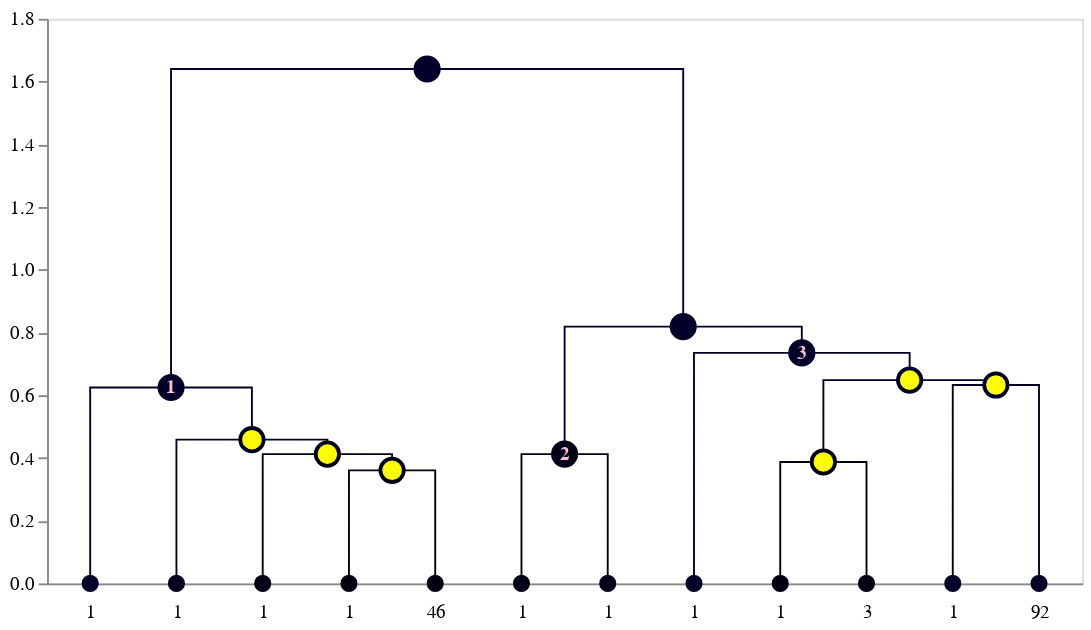

Notebook code for this chart:
### Markdown cell above
## Changing default text colors

Default colors of nodes and links are defined in `idendrogram.containers.ClusterNode` and  `idendrogram.containers.ClusterLink`. You can either set different defaults in advance or post-process after the dendrogram is created.

### Setting different defaults

The easiest way to change defaults is by defining a new dataclass with appropriate values and passing it to the `idendrogram()` constructor.

### Code cell
from idendrogram.containers import ClusterNode
from dataclasses import dataclass

@dataclass
class MyNode(ClusterNode):
    labelcolor: str = 'pink'
    edgecolor: str = 'orange'
    fillcolor: str = 'yellow'

idd = idendrogram.idendrogram(node_factory=lambda x:  MyNode(**x))
idd.set_cluster_info(cl_data)

# make nodes black-ish otherwise
node_painter = lambda _, linkage_id: '#{:02x}{:02x}{:02x}'.format(
    0, 
    0,
    (linkage_id) % 255,  
)

#create a dendrogram object
dendrogram = idd.create_dendrogram(link_color_func=node_painter)
to_altair(dendrogram=dendrogram, height=200, width=629)

### Figure 1 — Vega-Lite specification as saved in the notebook (floating-point values rounded to 4 significant figures)
{"layer": [{"data": {"name": "data-353c69cca3680ebf68a51c6b1b634c33"}, "mark": "line", "encoding": {"color": {"field": "fillcolor", "legend": null, "scale": null, "type": "nominal"}, "detail": {"field": "index", "type": "quantitative"}, "order": {"field": "_order_helper", "type": "quantitative"}, "strokeDash": {"field": "strokedash", "legend": null, "scale": null, "type": "nominal"}, "strokeOpacity": {"field": "strokeopacity", "legend": null, "scale": null, "type": "quantitative"}, "strokeWidth": {"field": "strokewidth", "legend": null, "scale": null, "type": "quantitative"}, "x": {"axis": {"grid": false, "labelAngle": 0, "labelExpr": "datum.value == 5.0 ? '1' : datum.value == 15.0 ? '1' : datum.value == 25.0 ? '1' : datum.value == 35.0 ? '1' : datum.value == 45.0 ? '46' : datum.value == 55.0 ? '1' : datum.value == 65.0 ? '1' : datum.value == 75.0 ? '1' : datum.value == 85.0 ? '1' : datum.value == 95.0 ? '3' : datum.value == 105.0 ? '1' : datum.value == 115.0 ? '92' : ''", "labelPadding": 10, "orient": "bottom", "ticks": false, "values": [5.0, 15.0, 25.0, 35.0, 45.0, 55.0, 65.0, 75.0, 85.0, 95.0, 105.0, 115.0]}, "field": "x", "title": null, "type": "quantitative"}, "y": {"axis": {"grid": false}, "field": "y", "scale": {"reverse": false, "type": "linear"}, "title": null, "type": "quantitative"}}}, {"layer": [{"layer": [{"mark": "point", "encoding": {"fill": {"field": "fillcolor", "scale": null, "type": "nominal"}, "opacity": {"field": "opacity", "scale": null, "type": "quantitative"}, "size": {"field": "size", "scale": null, "type": "quantitative"}, "stroke": {"field": "edgecolor", "scale": null, "type": "nominal"}, "tooltip": {"field": "hovertext", "type": "nominal"}, "x": {"axis": {"grid": false, "labelAngle": 0, "labelExpr": "datum.value == 5.0 ? '1' : datum.value == 15.0 ? '1' : datum.value == 25.0 ? '1' : datum.value == 35.0 ? '1' : datum.value == 45.0 ? '46' : datum.value == 55.0 ? '1' : datum.value == 65.0 ? '1' : datum.value == 75.0 ? '1' : datum.value == 85.0 ? '1' : datum.value == 95.0 ? '3' : datum.value == 105.0 ? '1' : datum.value == 115.0 ? '92' : ''", "labelPadding": 10, "orient": "bottom", "ticks": false, "values": [5.0, 15.0, 25.0, 35.0, 45.0, 55.0, 65.0, 75.0, 85.0, 95.0, 105.0, 115.0]}, "field": "x", "title": null, "type": "quantitative"}, "y": {"axis": {"grid": false}, "field": "y", "scale": {"reverse": false, "type": "linear"}, "title": null, "type": "quantitative"}}}, {"mark": {"type": "text", "fontWeight": "bold"}, "encoding": {"color": {"field": "labelcolor", "scale": null, "type": "nominal"}, "size": {"field": "labelsize", "scale": null, "type": "quantitative"}, "text": {"field": "label", "type": "nominal"}, "tooltip": {"field": "hovertext", "type": "nominal"}, "x": {"axis": {"grid": false, "labelAngle": 0, "labelExpr": "datum.value == 5.0 ? '1' : datum.value == 15.0 ? '1' : datum.value == 25.0 ? '1' : datum.value == 35.0 ? '1' : datum.value == 45.0 ? '46' : datum.value == 55.0 ? '1' : datum.value == 65.0 ? '1' : datum.value == 75.0 ? '1' : datum.value == 85.0 ? '1' : datum.value == 95.0 ? '3' : datum.value == 105.0 ? '1' : datum.value == 115.0 ? '92' : ''", "labelPadding": 10, "orient": "bottom", "ticks": false, "values": [5.0, 15.0, 25.0, 35.0, 45.0, 55.0, 65.0, 75.0, 85.0, 95.0, 105.0, 115.0]}, "field": "x", "title": null, "type": "quantitative"}, "y": {"axis": {"grid": false}, "field": "y", "scale": {"reverse": false, "type": "linear"}, "title": null, "type": "quantitative"}}}]}], "data": {"name": "data-44968569c1602015cd43b06acbfe1d0e"}}], "height": 300, "width": 550, "$schema": "https://vega.github.io/schema/vega-lite/v4.17.0.json", "datasets": {"data-353c69cca3680ebf68a51c6b1b634c33": [{"index": 0, "x": 35.0, "y": 0.0, "fillcolor": "#00000e", "id": 269, "children_id": [15, 263], "cluster_id": null, "strokewidth": 1.0, "strokedash": [1, 0], "strokeopacity": 1.0, "_order_helper": 0}, {"index": 0, "x": 35.0, "y": 0.3606, "fillcolor": "#00000e", "id": 269, "children_id": [15, 263], "cluster_id": null, "strokewidth": 1.0, "strokedash": [1, 0], "strokeopacity": 1.0, "_order_helper": 1}, {"index": 0, "x": 45.0, "y": 0.3606, "fillcolor": "#00000e", "id": 269, "children_id": [15, 263], "cluster_id": null, "strokewidth": 1.0, "strokedash": [1, 0], "strokeopacity": 1.0, "_order_helper": 2}, {"index": 0, "x": 45.0, "y": 0.0, "fillcolor": "#00000e", "id": 269, "children_id": [15, 263], "cluster_id": null, "strokewidth": 1.0, "strokedash": [1, 0], "strokeopacity": 1.0, "_order_helper": 3}, {"index": 1, "x": 25.0, "y": 0.0, "fillcolor": "#000017", "id": 278, "children_id": [14, 269], "cluster_id": null, "strokewidth": 1.0, "strokedash": [1, 0], "strokeopacity": 1.0, "_order_helper": 0}, {"index": 1, "x": 25.0, "y": 0.4123, "fillcolor": "#000017", "id": 278, "children_id": [14, 269], "cluster_id": null, "strokewidth": 1.0, "strokedash": [1, 0], "strokeopacity": 1.0, "_order_helper": 1}, {"index": 1, "x": 40.0, "y": 0.4123, "fillcolor": "#000017", "id": 278, "children_id": [14, 269], "cluster_id": null, "strokewidth": 1.0, "strokedash": [1, 0], "strokeopacity": 1.0, "_order_helper": 2}, {"index": 1, "x": 40.0, "y": 0.3606, "fillcolor": "#000017", "id": 278, "children_id": [14, 269], "cluster_id": null, "strokewidth": 1.0, "strokedash": [1, 0], "strokeopacity": 1.0, "_order_helper": 3}, {"index": 2, "x": 15.0, "y": 0.0, "fillcolor": "#00001e", "id": 285, "children_id": [22, 278], "cluster_id": null, "strokewidth": 1.0, "strokedash": [1, 0], "strokeopacity": 1.0, "_order_helper": 0}, {"index": 2, "x": 15.0, "y": 0.4583, "fillcolor": "#00001e", "id": 285, "children_id": [22, 278], "cluster_id": null, "strokewidth": 1.0, "strokedash": [1, 0], "strokeopacity": 1.0, "_order_helper": 1}, {"index": 2, "x": 32.5, "y": 0.4583, "fillcolor": "#00001e", "id": 285, "children_id": [22, 278], "cluster_id": null, "strokewidth": 1.0, "strokedash": [1, 0], "strokeopacity": 1.0, "_order_helper": 2}, {"index": 2, "x": 32.5, "y": 0.4123, "fillcolor": "#00001e", "id": 285, "children_id": [22, 278], "cluster_id": null, "strokewidth": 1.0, "strokedash": [1, 0], "strokeopacity": 1.0, "_order_helper": 3}, {"index": 3, "x": 5.0, "y": 0.0, "fillcolor": "#000026", "id": 293, "children_id": [41, 285], "cluster_id": 1.0, "strokewidth": 1.0, "strokedash": [1, 0], "strokeopacity": 1.0, "_order_helper": 0}, {"index": 3, "x": 5.0, "y": 0.6245, "fillcolor": "#000026", "id": 293, "children_id": [41, 285], "cluster_id": 1.0, "strokewidth": 1.0, "strokedash": [1, 0], "strokeopacity": 1.0, "_order_helper": 1}, {"index": 3, "x": 23.75, "y": 0.6245, "fillcolor": "#000026", "id": 293, "children_id": [41, 285], "cluster_id": 1.0, "strokewidth": 1.0, "strokedash": [1, 0], "strokeopacity": 1.0, "_order_helper": 2}, {"index": 3, "x": 23.75, "y": 0.4583, "fillcolor": "#000026", "id": 293, "children_id": [41, 285], "cluster_id": 1.0, "strokewidth": 1.0, "strokedash": [1, 0], "strokeopacity": 1.0, "_order_helper": 3}, {"index": 4, "x": 55.0, "y": 0.0, "fillcolor": "#000018", "id": 279, "children_id": [117, 131], "cluster_id": 2.0, "strokewidth": 1.0, "strokedash": [1, 0], "strokeopacity": 1.0, "_order_helper": 0}, {"index": 4, "x": 55.0, "y": 0.4123, "fillcolor": "#000018", "id": 279, "children_id": [117, 131], "cluster_id": 2.0, "strokewidth": 1.0, "strokedash": [1, 0], "strokeopacity": 1.0, "_order_helper": 1}, {"index": 4, "x": 65.0, "y": 0.4123, "fillcolor": "#000018", "id": 279, "children_id": [117, 131], "cluster_id": 2.0, "strokewidth": 1.0, "strokedash": [1, 0], "strokeopacity": 1.0, "_order_helper": 2}, {"index": 4, "x": 65.0, "y": 0.0, "fillcolor": "#000018", "id": 279, "children_id": [117, 131], "cluster_id": 2.0, "strokewidth": 1.0, "strokedash": [1, 0], "strokeopacity": 1.0, "_order_helper": 3}, {"index": 5, "x": 85.0, "y": 0.0, "fillcolor": "#000012", "id": 273, "children_id": [98, 265], "cluster_id": null, "strokewidth": 1.0, "strokedash": [1, 0], "strokeopacity": 1.0, "_order_helper": 0}, {"index": 5, "x": 85.0, "y": 0.3873, "fillcolor": "#000012", "id": 273, "children_id": [98, 265], "cluster_id": null, "strokewidth": 1.0, "strokedash": [1, 0], "strokeopacity": 1.0, "_order_helper": 1}, {"index": 5, "x": 95.0, "y": 0.3873, "fillcolor": "#000012", "id": 273, "children_id": [98, 265], "cluster_id": null, "strokewidth": 1.0, "strokedash": [1, 0], "strokeopacity": 1.0, "_order_helper": 2}, {"index": 5, "x": 95.0, "y": 0.0, "fillcolor": "#000012", "id": 273, "children_id": [98, 265], "cluster_id": null, "strokewidth": 1.0, "strokedash": [1, 0], "strokeopacity": 1.0, "_order_helper": 3}, {"index": 6, "x": 105.0, "y": 0.0, "fillcolor": "#000027", "id": 294, "children_id": [109, 292], "cluster_id": null, "strokewidth": 1.0, "strokedash": [1, 0], "strokeopacity": 1.0, "_order_helper": 0}, {"index": 6, "x": 105.0, "y": 0.6325, "fillcolor": "#000027", "id": 294, "children_id": [109, 292], "cluster_id": null, "strokewidth": 1.0, "strokedash": [1, 0], "strokeopacity": 1.0, "_order_helper": 1}, {"index": 6, "x": 115.0, "y": 0.6325, "fillcolor": "#000027", "id": 294, "children_id": [109, 292], "cluster_id": null, "strokewidth": 1.0, "strokedash": [1, 0], "strokeopacity": 1.0, "_order_helper": 2}, {"index": 6, "x": 115.0, "y": 0.0, "fillcolor": "#000027", "id": 294, "children_id": [109, 292], "cluster_id": null, "strokewidth": 1.0, "strokedash": [1, 0], "strokeopacity": 1.0, "_order_helper": 3}, {"index": 7, "x": 90.0, "y": 0.3873, "fillcolor": "#000028", "id": 295, "children_id": [273, 294], "cluster_id": null, "strokewidth": 1.0, "strokedash": [1, 0], "strokeopacity": 1.0, "_order_helper": 0}, {"index": 7, "x": 90.0, "y": 0.6481, "fillcolor": "#000028", "id": 295, "children_id": [273, 294], "cluster_id": null, "strokewidth": 1.0, "strokedash": [1, 0], "strokeopacity": 1.0, "_order_helper": 1}, {"index": 7, "x": 110.0, "y": 0.6481, "fillcolor": "#000028", "id": 295, "children_id": [273, 294], "cluster_id": null, "strokewidth": 1.0, "strokedash": [1, 0], "strokeopacity": 1.0, "_order_helper": 2}, {"index": 7, "x": 110.0, "y": 0.6325, "fillcolor": "#000028", "id": 295, "children_id": [273, 294], "cluster_id": null, "strokewidth": 1.0, "strokedash": [1, 0], "strokeopacity": 1.0, "_order_helper": 3}, {"index": 8, "x": 75.0, "y": 0.0, "fillcolor": "#000029", "id": 296, "children_id": [106, 295], "cluster_id": 3.0, "strokewidth": 1.0, "strokedash": [1, 0], "strokeopacity": 1.0, "_order_helper": 0}, {"index": 8, "x": 75.0, "y": 0.7348, "fillcolor": "#000029", "id": 296, "children_id": [106, 295], "cluster_id": 3.0, "strokewidth": 1.0, "strokedash": [1, 0], "strokeopacity": 1.0, "_order_helper": 1}, {"index": 8, "x": 100.0, "y": 0.7348, "fillcolor": "#000029", "id": 296, "children_id": [106, 295], "cluster_id": 3.0, "strokewidth": 1.0, "strokedash": [1, 0], "strokeopacity": 1.0, "_order_helper": 2}, {"index": 8, "x": 100.0, "y": 0.6481, "fillcolor": "#000029", "id": 296, "children_id": [106, 295], "cluster_id": 3.0, "strokewidth": 1.0, "strokedash": [1, 0], "strokeopacity": 1.0, "_order_helper": 3}, {"index": 9, "x": 60.0, "y": 0.4123, "fillcolor": "#00002a", "id": 297, "children_id": [279, 296], "cluster_id": null, "strokewidth": 1.0, "strokedash": [1, 0], "strokeopacity": 1.0, "_order_helper": 0}, {"index": 9, "x": 60.0, "y": 0.8185, "fillcolor": "#00002a", "id": 297, "children_id": [279, 296], "cluster_id": null, "strokewidth": 1.0, "strokedash": [1, 0], "strokeopacity": 1.0, "_order_helper": 1}, {"index": 9, "x": 87.5, "y": 0.8185, "fillcolor": "#00002a", "id": 297, "children_id": [279, 296], "cluster_id": null, "strokewidth": 1.0, "strokedash": [1, 0], "strokeopacity": 1.0, "_order_helper": 2}, {"index": 9, "x": 87.5, "y": 0.7348, "fillcolor": "#00002a", "id": 297, "children_id": [279, 296], "cluster_id": null, "strokewidth": 1.0, "strokedash": [1, 0], "strokeopacity": 1.0, "_order_helper": 3}, {"index": 10, "x": 14.38, "y": 0.6245, "fillcolor": "#00002b", "id": 298, "children_id": [293, 297], "cluster_id": null, "strokewidth": 1.0, "strokedash": [1, 0], "strokeopacity": 1.0, "_order_helper": 0}, {"index": 10, "x": 14.38, "y": 1.64, "fillcolor": "#00002b", "id": 298, "children_id": [293, 297], "cluster_id": null, "strokewidth": 1.0, "strokedash": [1, 0], "strokeopacity": 1.0, "_order_helper": 1}, {"index": 10, "x": 73.75, "y": 1.64, "fillcolor": "#00002b", "id": 298, "children_id": [293, 297], "cluster_id": null, "strokewidth": 1.0, "strokedash": [1, 0], "strokeopacity": 1.0, "_order_helper": 2}, {"index": 10, "x": 73.75, "y": 0.8185, "fillcolor": "#00002b", "id": 298, "children_id": [293, 297], "cluster_id": null, "strokewidth": 1.0, "strokedash": [1, 0], "strokeopacity": 1.0, "_order_helper": 3}], "data-44968569c1602015cd43b06acbfe1d0e": [{"x": 5.0, "y": 0.0, "type": "leaf", "id": 41, "cluster_id": null, "edgecolor": "#000026", "label": "", "hovertext": {"# of items": "1", "linkage id": 41}, "fillcolor": "#000026", "radius": 4.0, "opacity": 1.0, "labelsize": 10.0, "labelcolor": "pink", "_default_leaf_radius": 4.0, "_default_leaf_radius_if_cluster": 7.0, "size": 50.27}, {"x": 15.0, "y": 0.0, "type": "leaf", "id": 22, "cluster_id": null, "edgecolor": "#00001e", "label": "", "hovertext": {"# of items": "1", "linkage id": 22}, "fillcolor": "#00001e", "radius": 4.0, "opacity": 1.0, "labelsize": 10.0, "labelcolor": "pink", "_default_leaf_radius": 4.0, "_default_leaf_radius_if_cluster": 7.0, "size": 50.27}, {"x": 25.0, "y": 0.0, "type": "leaf", "id": 14, "cluster_id": null, "edgecolor": "#000017", "label": "", "hovertext": {"# of items": "1", "linkage id": 14}, "fillcolor": "#000017", "radius": 4.0, "opacity": 1.0, "labelsize": 10.0, "labelcolor": "pink", "_default_leaf_radius": 4.0, "_default_leaf_radius_if_cluster": 7.0, "size": 50.27}, {"x": 35.0, "y": 0.0, "type": "leaf", "id": 15, "cluster_id": null, "edgecolor": "#00000e", "label": "", "hovertext": {"# of items": "1", "linkage id": 15}, "fillcolor": "#00000e", "radius": 4.0, "opacity": 1.0, "labelsize": 10.0, "labelcolor": "pink", "_default_leaf_radius": 4.0, "_default_leaf_radius_if_cluster": 7.0, "size": 50.27}, {"x": 45.0, "y": 0.0, "type": "leaf", "id": 263, "cluster_id": null, "edgecolor": "#00000e", "label": "", "hovertext": {"# of items": "46", "linkage id": 263}, "fillcolor": "#00000e", "radius": 4.0, "opacity": 1.0, "labelsize": 10.0, "labelcolor": "pink", "_default_leaf_radius": 4.0, "_default_leaf_radius_if_cluster": 7.0, "size": 50.27}, {"x": 55.0, "y": 0.0, "type": "leaf", "id": 117, "cluster_id": null, "edgecolor": "#000018", "label": "", "hovertext": {"# of items": "1", "linkage id": 117}, "fillcolor": "#000018", "radius": 4.0, "opacity": 1.0, "labelsize": 10.0, "labelcolor": "pink", "_default_leaf_radius": 4.0, "_default_leaf_radius_if_cluster": 7.0, "size": 50.27}, {"x": 65.0, "y": 0.0, "type": "leaf", "id": 131, "cluster_id": null, "edgecolor": "#000018", "label": "", "hovertext": {"# of items": "1", "linkage id": 131}, "fillcolor": "#000018", "radius": 4.0, "opacity": 1.0, "labelsize": 10.0, "labelcolor": "pink", "_default_leaf_radius": 4.0, "_default_leaf_radius_if_cluster": 7.0, "size": 50.27}, {"x": 75.0, "y": 0.0, "type": "leaf", "id": 106, "cluster_id": null, "edgecolor": "#000029", "label": "", "hovertext": {"# of items": "1", "linkage id": 106}, "fillcolor": "#000029", "radius": 4.0, "opacity": 1.0, "labelsize": 10.0, "labelcolor": "pink", "_default_leaf_radius": 4.0, "_default_leaf_radius_if_cluster": 7.0, "size": 50.27}, {"x": 85.0, "y": 0.0, "type": "leaf", "id": 98, "cluster_id": null, "edgecolor": "#000012", "label": "", "hovertext": {"# of items": "1", "linkage id": 98}, "fillcolor": "#000012", "radius": 4.0, "opacity": 1.0, "labelsize": 10.0, "labelcolor": "pink", "_default_leaf_radius": 4.0, "_default_leaf_radius_if_cluster": 7.0, "size": 50.27}, {"x": 95.0, "y": 0.0, "type": "leaf", "id": 265, "cluster_id": null, "edgecolor": "#000012", "label": "", "hovertext": {"# of items": "3", "linkage id": 265}, "fillcolor": "#000012", "radius": 4.0, "opacity": 1.0, "labelsize": 10.0, "labelcolor": "pink", "_default_leaf_radius": 4.0, "_default_leaf_radius_if_cluster": 7.0, "size": 50.27}, {"x": 105.0, "y": 0.0, "type": "leaf", "id": 109, "cluster_id": null, "edgecolor": "#000027", "label": "", "hovertext": {"# of items": "1", "linkage id": 109}, "fillcolor": "#000027", "radius": 4.0, "opacity": 1.0, "labelsize": 10.0, "labelcolor": "pink", "_default_leaf_radius": 4.0, "_default_leaf_radius_if_cluster": 7.0, "size": 50.27}, {"x": 115.0, "y": 0.0, "type": "leaf", "id": 292, "cluster_id": null, "edgecolor": "#000027", "label": "", "hovertext": {"# of items": "92", "linkage id": 292}, "fillcolor": "#000027", "radius": 4.0, "opacity": 1.0, "labelsize": 10.0, "labelcolor": "pink", "_default_leaf_radius": 4.0, "_default_leaf_radius_if_cluster": 7.0, "size": 50.27}, {"x": 40.0, "y": 0.3606, "type": "subcluster", "id": 269, "cluster_id": null, "edgecolor": "#00000e", "label": "", "hovertext": {"# of items": "47", "linkage id": 269}, "fillcolor": "yellow", "radius": 7.0, "opacity": 1.0, "labelsize": 10.0, "labelcolor": "pink", "_default_leaf_radius": 4.0, "_default_leaf_radius_if_cluster": 7.0, "size": 153.9}, {"x": 32.5, "y": 0.4123, "type": "subcluster", "id": 278, "cluster_id": null, "edgecolor": "#000017", "label": "", "hovertext": {"# of items": "48", "linkage id": 278}, "fillcolor": "yellow", "radius": 7.0, "opacity": 1.0, "labelsize": 10.0, "labelcolor": "pink", "_default_leaf_radius": 4.0, "_default_leaf_radius_if_cluster": 7.0, "size": 153.9}, {"x": 23.75, "y": 0.4583, "type": "subcluster", "id": 285, "cluster_id": null, "edgecolor": "#00001e", "label": "", "hovertext": {"# of items": "49", "linkage id": 285}, "fillcolor": "yellow", "radius": 7.0, "opacity": 1.0, "labelsize": 10.0, "labelcolor": "pink", "_default_leaf_radius": 4.0, "_default_leaf_radius_if_cluster": 7.0, "size": 153.9}, {"x": 14.38, "y": 0.6245, "type": "cluster", "id": 293, "cluster_id": 1.0, "edgecolor": "#000026", "label": "1", "hovertext": {"# of items": "50", "linkage id": 293}, "fillcolor": "#000026", "radius": 7.0, "opacity": 1.0, "labelsize": 10.0, "labelcolor": "pink", "_default_leaf_radius": 4.0, "_default_leaf_radius_if_cluster": 7.0, "size": 153.9}, {"x": 60.0, "y": 0.4123, "type": "cluster", "id": 279, "cluster_id": 2.0, "edgecolor": "#000018", "label": "2", "hovertext": {"# of items": "2", "linkage id": 279}, "fillcolor": "#000018", "radius": 7.0, "opacity": 1.0, "labelsize": 10.0, "labelcolor": "pink", "_default_leaf_radius": 4.0, "_default_leaf_radius_if_cluster": 7.0, "size": 153.9}, {"x": 90.0, "y": 0.3873, "type": "subcluster", "id": 273, "cluster_id": null, "edgecolor": "#000012", "label": "", "hovertext": {"# of items": "4", "linkage id": 273}, "fillcolor": "yellow", "radius": 7.0, "opacity": 1.0, "labelsize": 10.0, "labelcolor": "pink", "_default_leaf_radius": 4.0, "_default_leaf_radius_if_cluster": 7.0, "size": 153.9}, {"x": 110.0, "y": 0.6325, "type": "subcluster", "id": 294, "cluster_id": null, "edgecolor": "#000027", "label": "", "hovertext": {"# of items": "93", "linkage id": 294}, "fillcolor": "yellow", "radius": 7.0, "opacity": 1.0, "labelsize": 10.0, "labelcolor": "pink", "_default_leaf_radius": 4.0, "_default_leaf_radius_if_cluster": 7.0, "size": 153.9}, {"x": 100.0, "y": 0.6481, "type": "subcluster", "id": 295, "cluster_id": null, "edgecolor": "#000028", "label": "", "hovertext": {"# of items": "97", "linkage id": 295}, "fillcolor": "yellow", "radius": 7.0, "opacity": 1.0, "labelsize": 10.0, "labelcolor": "pink", "_default_leaf_radius": 4.0, "_default_leaf_radius_if_cluster": 7.0, "size": 153.9}, {"x": 87.5, "y": 0.7348, "type": "cluster", "id": 296, "cluster_id": 3.0, "edgecolor": "#000029", "label": "3", "hovertext": {"# of items": "98", "linkage id": 296}, "fillcolor": "#000029", "radius": 7.0, "opacity": 1.0, "labelsize": 10.0, "labelcolor": "pink", "_default_leaf_radius": 4.0, "_default_leaf_radius_if_cluster": 7.0, "size": 153.9}, {"x": 73.75, "y": 0.8185, "type": "supercluster", "id": 297, "cluster_id": null, "edgecolor": "#00002a", "label": "", "hovertext": {"# of items": "100", "linkage id": 297}, "fillcolor": "#00002a", "radius": 7.0, "opacity": 1.0, "labelsize": 10.0, "labelcolor": "pink", "_default_leaf_radius": 4.0, "_default_leaf_radius_if_cluster": 7.0, "size": 153.9}, {"x": 44.06, "y": 1.64, "type": "supercluster", "id": 298, "cluster_id": null, "edgecolor": "#00002b", "label": "", "hovertext": {"# of items": "150", "linkage id": 298}, "fillcolor": "#00002b", "radius": 7.0, "opacity": 1.0, "labelsize": 10.0, "labelcolor": "pink", "_default_leaf_radius": 4.0, "_default_leaf_radius_if_cluster": 7.0, "size": 153.9}]}}
